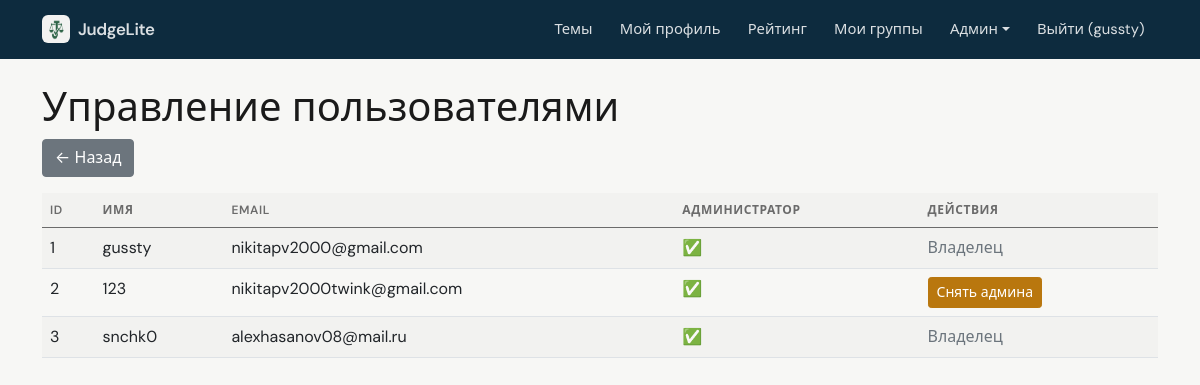
Page /admin/users (signed in) on the committed database.
### data/users.py (models this page shows, shortened)
class User(SqlAlchemyBase, UserMixin, SerializerMixin):
    __tablename__ = 'users'
    id = sqlalchemy.Column(sqlalchemy.Integer, primary_key=True, autoincrement=True)
    name = sqlalchemy.Column(sqlalchemy.String, nullable=True)
    about = sqlalchemy.Column(sqlalchemy.String, nullable=True)
    email = sqlalchemy.Column(sqlalchemy.String, index=True, unique=True, nullable=True)
    hashed_password = sqlalchemy.Column(sqlalchemy.String, nullable=True)
    created_date = sqlalchemy.Column(sqlalchemy.DateTime, default=datetime.datetime.now)
    is_admin = sqlalchemy.Column(sqlalchemy.Boolean, default=False)
    is_super_admin = sqlalchemy.Column(sqlalchemy.Boolean, default=False)
    avatar_filename = sqlalchemy.Column(sqlalchemy.String, nullable=True)  # новое поле
    submissions = orm.relationship("Submission", back_populates="user")

### app.py (the view)
@app.route('/admin/users')
@super_admin_required
def admin_users():
    with db_session.session_scope() as session:
        users = session.query(User).all()
        return render_template('admin/users.html', users=users)

### app.py (called while the page is built)
@login_manager.user_loader
def load_user(user_id):
    session = db_session.create_session()
    user = session.get(User, int(user_id))
    if user:
        _ = user.is_admin
        _ = user.is_super_admin
    session.close()
    return user

@app.context_processor
def inject_user():
    return dict(current_user=current_user)

### data/db_session.py (called while the page is built)
def create_session() -> Session:
    global __factory
    return __factory()

@contextmanager
def session_scope():
    session = create_session()
    try:
        yield session
        session.commit()
    except Exception:
        session.rollback()
        raise
    finally:
        session.close()

### utils/auth.py (called while the page is built)
def super_admin_required(f):
    @wraps(f)
    def decorated_function(*args, **kwargs):
        if not current_user.is_authenticated or not current_user.is_super_admin:
            flash('Доступ запрещён. Требуются права владельца.', 'danger')
            return redirect(url_for('index'))
        return f(*args, **kwargs)
    return decorated_function

### templates/admin/users.html
{% extends "admin/base.html" %}
{% block content %}
<h1>Управление пользователями</h1>
<a href="{{ url_for('admin_dashboard') }}" class="btn btn-secondary mb-3">← Назад</a>
<table class="table table-striped">
    <thead>
        <tr><th>ID</th><th>Имя</th><th>Email</th><th>Администратор</th><th>Действия</th></tr>
    </thead>
    <tbody>
        {% for user in users %}
        <tr>
            <td>{{ user.id }}</td>
            <td>{{ user.name }}</td>
            <td>{{ user.email }}</td>
            <td>{% if user.is_admin %}✅{% else %}❌{% endif %}</td>
            <td>
                {% if not user.is_super_admin %}
                    <a href="{{ url_for('toggle_admin', user_id=user.id) }}" class="btn btn-sm btn-warning">
                        {{ "Снять админа" if user.is_admin else "Назначить админом" }}
                    </a>
                {% else %}
                    <span class="text-muted">Владелец</span>
                {% endif %}
             </td>
         </tr>
        {% endfor %}
    </tbody>
</table>
{% endblock %}

### templates/base.html (shortened to what this page needs)
<!doctype html>
<html lang="ru">
<head>
    <link href="https://cdn.jsdelivr.net/npm/bootstrap@5.0.2/dist/css/bootstrap.min.css" rel="stylesheet">
    <link href="{{ url_for('static', filename='app.css') }}" rel="stylesheet">
</head>
<body class="app-body {% block body_class %}{% endblock %}">
    <nav class="navbar navbar-expand-lg app-navbar">
        <div class="container">
            <a class="navbar-brand d-flex align-items-center gap-2" href="{{ url_for('index') }}">
                <img src="{{ url_for('static', filename='judgelite-mark.png') }}" alt="" class="app-brand-mark" width="28" height="28">
                <span>JudgeLite</span>
            </a>
            <div class="collapse navbar-collapse" id="navbarNav">
                <ul class="navbar-nav ms-auto">
                    <li class="nav-item"><a class="nav-link" href="{{ url_for('topics_list') }}">Темы</a></li>
                    {% if current_user.is_authenticated %}
                        <li class="nav-item"><a class="nav-link" href="{{ url_for('profile') }}">Мой профиль</a></li>
                        <li class="nav-item"><a class="nav-link" href="{{ url_for('rating') }}">Рейтинг</a></li>
                        <li class="nav-item"><a class="nav-link" href="{{ url_for('my_groups') }}">Мои группы</a></li>
                        {% if current_user.is_admin %}
                            <li class="nav-item dropdown">
                                <a class="nav-link dropdown-toggle" href="#" id="adminDropdown" role="button" data-bs-toggle="dropdown">Админ</a>
                            </li>
                        {% endif %}
                        <li class="nav-item"><a class="nav-link" href="{{ url_for('logout') }}">Выйти ({{ current_user.name }})</a></li>
                    {% else %}
                        <li class="nav-item"><a class="nav-link" href="{{ url_for('login') }}">Войти</a></li>
                        <li class="nav-item"><a class="nav-link" href="{{ url_for('register') }}">Регистрация</a></li>
                    {% endif %}
                </ul>
            </div>
        </div>
    </nav>
    <div class="container mt-4" style="padding-bottom: 80px;">
        {% block content %}{% endblock %}
    </div>
</body>
</html>

### static/app.css (style rules this page uses)
:root { --app-bg: #f7f7f5; --app-surface: #ffffff; --app-text: #1a1a1a; --app-muted: #6b6b6b; --app-border: #e8e8e6; --app-accent: #2d6a4f; --app-accent-hover: #1b4332; --app-radius: 10px; --app-font: "DM Sans", system-ui, -apple-system, "Segoe UI", Roboto, sans-serif; --chart-grid: rgba(0, 0, 0, 0.06); --chart-muted: #6b6b6b; --chart-donut-border: #ffffff; }
.app-brand-mark { border-radius: 6px; flex-shrink: 0; }
.app-body { font-family: var(--app-font); background-color: var(--app-bg); color: var(--app-text); min-height: 100vh; -webkit-font-smoothing: antialiased; }
.app-body .container.mt-4 { padding-bottom: 5rem !important; }
.app-navbar { background: var(--app-surface) !important; border-bottom: 1px solid var(--app-border) !important; padding-top: 0.65rem; padding-bottom: 0.65rem; }
.app-navbar .navbar-brand { font-weight: 600; letter-spacing: -0.02em; color: var(--app-text) !important; font-size: 1.05rem; }
.app-navbar .nav-link { color: var(--app-muted) !important; font-size: 0.925rem; padding: 0.5rem 0.85rem !important; border-radius: 6px; transition: color 0.15s ease, background 0.15s ease; }
.app-body .table { margin-bottom: 0; }
.app-body .table thead th { font-size: 0.75rem; text-transform: uppercase; letter-spacing: 0.05em; color: var(--app-muted); font-weight: 600; border-bottom-width: 1px; background: rgba(0, 0, 0, 0.02); }
.app-body .table-striped > tbody > tr:nth-of-type(odd) > * { --bs-table-accent-bg: rgba(0, 0, 0, 0.02); }
.admin-mode .app-navbar { background: #0d2b3e !important; border-bottom: none !important; }
.admin-mode .app-navbar .navbar-brand, .admin-mode .app-navbar .nav-link { color: rgba(255, 255, 255, 0.85) !important; }

### templates/admin/base.html (style rules this page uses)
.btn-warning { background-color: #b9770e; border-color: #b9770e; color: #fff; }
.table { --bs-table-striped-bg: #e9ecef; }
body { background-color: #f4f6f8; }

### rows in the picture
User: name "gussty", id "1", email "nikitapv2000@gmail.com", is_super_admin "Владелец"
User: id "2", name "123", email "nikitapv2000twink@gmail.com", is_admin "Снять админа"
User: id "3", name "snchk0", email "alexhasanov08@mail.ru", is_super_admin "Владелец"
